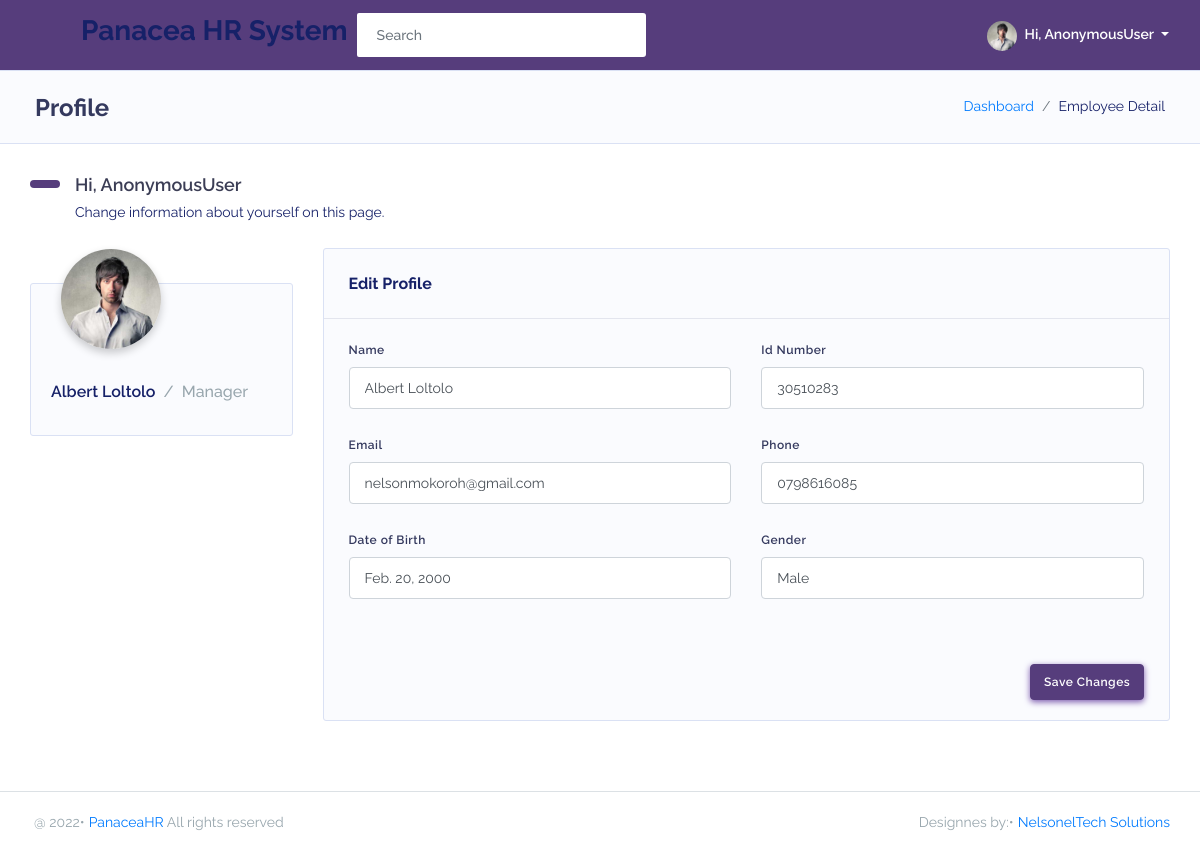
Page /dashboard/employeedetail/3/ on the committed database.
### PanaceaApp/models.py (models this page shows, shortened)
class Employee(models.Model):
    fullname = models.CharField(max_length=255, blank=True, null=True)
    dateofbirth = models.DateField(blank=True, null=True)
    gender = models.CharField(max_length=20, blank=True, null=True)
    position = models.CharField(max_length=50, blank=True, null=True)
    email = models.EmailField(blank=True, null=True)
    idnumber = models.CharField(max_length=20, blank=True, null=True)
    telephone = models.CharField(max_length=20, blank=True, null=True)
    idphoto = models.ImageField(upload_to='static/media', blank=True, null=True)
    nssfphoto = models.ImageField(upload_to='static/media', blank=True, null=True)
    nhifphoto = models.ImageField(upload_to='static/media', blank=True, null=True)
    updated = models.DateTimeField(auto_now=True, null=True)
    created = models.DateTimeField(auto_now_add=True, null=True)
    class Meta:
        ordering = ['-updated', '-created']

### PanaceaApp/views.py (the view)
# urls.py: path('employeedetail/<str:pk>/', views.employeeDetail, name='employeeDetail'),
def employeeDetail(request, pk):
    employee = Employee.objects.get(id=pk)
    employees = Employee.objects.all()
    context = {'employee': employee, 'employees': employees}
    return render(request, 'PanaceaApp/employeeDetail.html', context)

### PanaceaApp/templates/PanaceaApp/employeeDetail.html (shortened to what this page needs)
{% extends 'main.html' %}
{% block content %}
{% load static %}
<div class="main-content">
    <section class="section">
        <div class="section-header">
            <h1>Profile</h1>
            <div class="section-header-breadcrumb">
                <div class="breadcrumb-item active"><a href="{% url 'home' %}">Dashboard</a></div>
                <div class="breadcrumb-item">Employee Detail</div>
            </div>
        </div>
        <div class="section-body">
            <h2 class="section-title">Hi, {{user}}</h2>
            <p class="section-lead">Change information about yourself on this page.</p>
            <div class="row mt-sm-4">
                <div class="col-4 col-md-4 col-lg-3">
                    <div class="card profile-widget">
                        <div class="profile-widget-header">
                            <img alt="image" src="{% static 'assets/img/avatar/avatar-1.png' %}"
                                class="rounded-circle profile-widget-picture">
                        </div>
                        <div class="profile-widget-description">
                            <div class="profile-widget-name">{{employee.fullname}}<div
                                    class="text-muted d-inline font-weight-normal">
                                    <div class="slash"></div> {{employee.position}}
                                </div>
                            </div>
                        </div>
                    </div>
                </div>
                <div class="col-8 col-md-8 col-lg-9">
                    <div class="card">
                        <form method="post" class="needs-validation" novalidate="">
                            <div class="card-header">
                                <h4>Edit Profile</h4>
                            </div>
                            <div class="card-body">
                                <div class="row">
                                    <div class="form-group col-md-6 col-12">
                                        <label>Name</label>
                                        <input type="text" class="form-control" value="{{employee.fullname}}" required="">
                                    </div>
                                    <div class="form-group col-md-6 col-12">
                                        <label>Id Number</label>
                                        <input type="text" class="form-control" value="{{employee.idnumber}}" required="">
                                    </div>
                                </div>
                                <div class="row">
                                    <div class="form-group col-md-6 col-12">
                                        <label>Email</label>
                                        <input type="email" class="form-control" value="{{employee.email}}" required="">
                                    </div>
                                    <div class="form-group col-md-6 col-12">
                                        <label>Phone</label>
                                        <input type="tel" class="form-control" value="{{employee.telephone}}">
                                    </div>
                                </div>
                                <div class="row">
                                    <div class="form-group col-md-6 col-12">
                                        <label>Date of Birth</label>
                                        <input type="" class="form-control" value="{{employee.dateofbirth}}" required="">
                                    </div>
                                    <div class="form-group col-md-6 col-12">
                                        <label>Gender</label>
                                        <input type="tel" class="form-control" value="{{employee.gender}}">
                                    </div>
                                </div>
                            </div>
                            <div class="card-footer text-right">
                                <button class="btn btn-primary">Save Changes</button>
                            </div>
                        </form>
                    </div>
                </div>
            </div>
        </div>
    </section>
</div>
{% endblock %}

### rows in the picture
Employee: fullname "Albert Loltolo", position "Manager", idnumber "30510283", email "nelsonmokoroh@gmail.com", telephone "0798616085", dateofbirth "Feb. 20, 2000", gender "Male"

### other values in the picture
{{ user }} "AnonymousUser"
